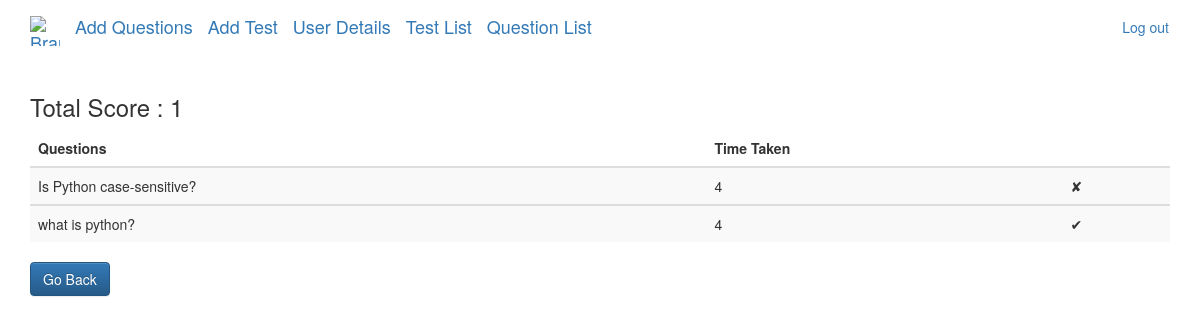
/user/11/python/attempt/1/all_questions/, run on the app's committed database.
### exam/models.py (models this page shows, shortened)
class UserAnswer(models.Model):
    user = models.ForeignKey(UserDetail)
    question = models.ForeignKey(Question)
    test = models.ForeignKey(Test)
    attempts =  models.PositiveIntegerField(default = 1)
    time_taken = models.PositiveIntegerField(default = 0)
    score = models.PositiveIntegerField(default = 0)
    answer = CollectionField()
    def __str__(self):
        return "{}".format(self.question)

class Question(models.Model):
    question =models.CharField(max_length=200,unique=True)
    choice = (
        ('MC', 'multiple_choice'),
        ('TF', 'true_false'),
        ('FB', 'fill_in_the_blanks'),
    )
    question_type = models.CharField(max_length = 50, choices = choice)
    options = models.ManyToManyField(Option,blank = True )
    correct_answer = models.ManyToManyField(Option,related_name='correct_answer',blank = True )
    max_time_in_sec = models.PositiveIntegerField()
    def __str__(self):
        return (self.question)

### exam/views.py (the view)
# urls.py: url(r'^user/(?P<user_pk>\d+)/(?P<test_name>\w+)/attempt/(?P<attempts>\d+)/all_questions/', views.Allquestions, name = 'AllQuestions'),
def Allquestions(request, user_pk, test_name, attempts):
    all_questions = UserAnswer.objects.filter(user = user_pk, attempts = attempts,test__test_name = test_name)
    Total = sum(question.score for question in all_questions)
    context = {'all_questions':all_questions,'Total_score':Total,'user_pk':user_pk}
    return render(request,"exam/all_questions.html",context)

### exam/templates/exam/all_questions.html (shortened to what this page needs)
<!DOCTYPE html>
<html lang="en">
<head>
    <link rel="stylesheet" href="https://maxcdn.bootstrapcdn.com/bootstrap/3.3.7/css/bootstrap.min.css">
    <link rel="stylesheet" href="https://maxcdn.bootstrapcdn.com/bootstrap/3.3.7/css/bootstrap-theme.min.css">
</head>
<body>
  <nav class="navbar  mynav" role="navigation" id="navbar">
    <div class="container">
        <a class="navbar-brand mynav" href="#">
            <img alt="Brand" width="30" height="30" src="https://i.fbcd.co/products/resized/resized-750-500/3f621b61843917703025a638d02a45375ef25f1e4b288e8bf3c66c698d976220.jpg">
        </a>
        <a class="navbar-brand mynav" href="{% url 'AddQuestion' %}">Add Questions</a>
        <a class="navbar-brand mynav" href="{% url 'AddTest' %}">Add Test</a>
        <a class="navbar-brand mynav" href="{% url 'UserList' %}">User Details</a>
        <a class="navbar-brand mynav" href="{% url 'AllTestList' %}">Test List</a>
        <a class="navbar-brand mynav" href="{% url 'AllQuestionList' %}">Question List</a>
        <ul class="nav navbar-nav navbar-right">
            <li><a href="{% url 'logout' %}" class="btn btn-simple">Log out</a></li>
        </ul>
    </div>
    </nav>
    <div class="container">
    <h3>Total Score : {{Total_score}}</h3>
    <table class="table table-striped">
        <thead>
          <tr>
            <th scope="col">Questions</th>
            <th scope="col">Time Taken</th>
            <th scope="col"></th>
          </tr>
        </thead>
        {%for question in all_questions%}
        <tbody>
          <tr>
            <td>{{question}}</td>
            <td>{{question.time_taken}}</td>
            <td>{% if question.score == 1 %}&#10004;{% else %}&#10008;{% endif %}</td>
          </tr>
        </tbody>
        {%endfor%}
      </table>
      <a class="btn btn-primary" href="{% url 'AllTests' user_pk%}" role="button">Go Back</a>
    </div>
</body>
</html>

### data on the page
UserAnswer: question.question "Is Python case-sensitive?", time_taken "4"
UserAnswer: question.question "what is python?", time_taken "4"

### other printed values
{{ Total_score }} "1"
